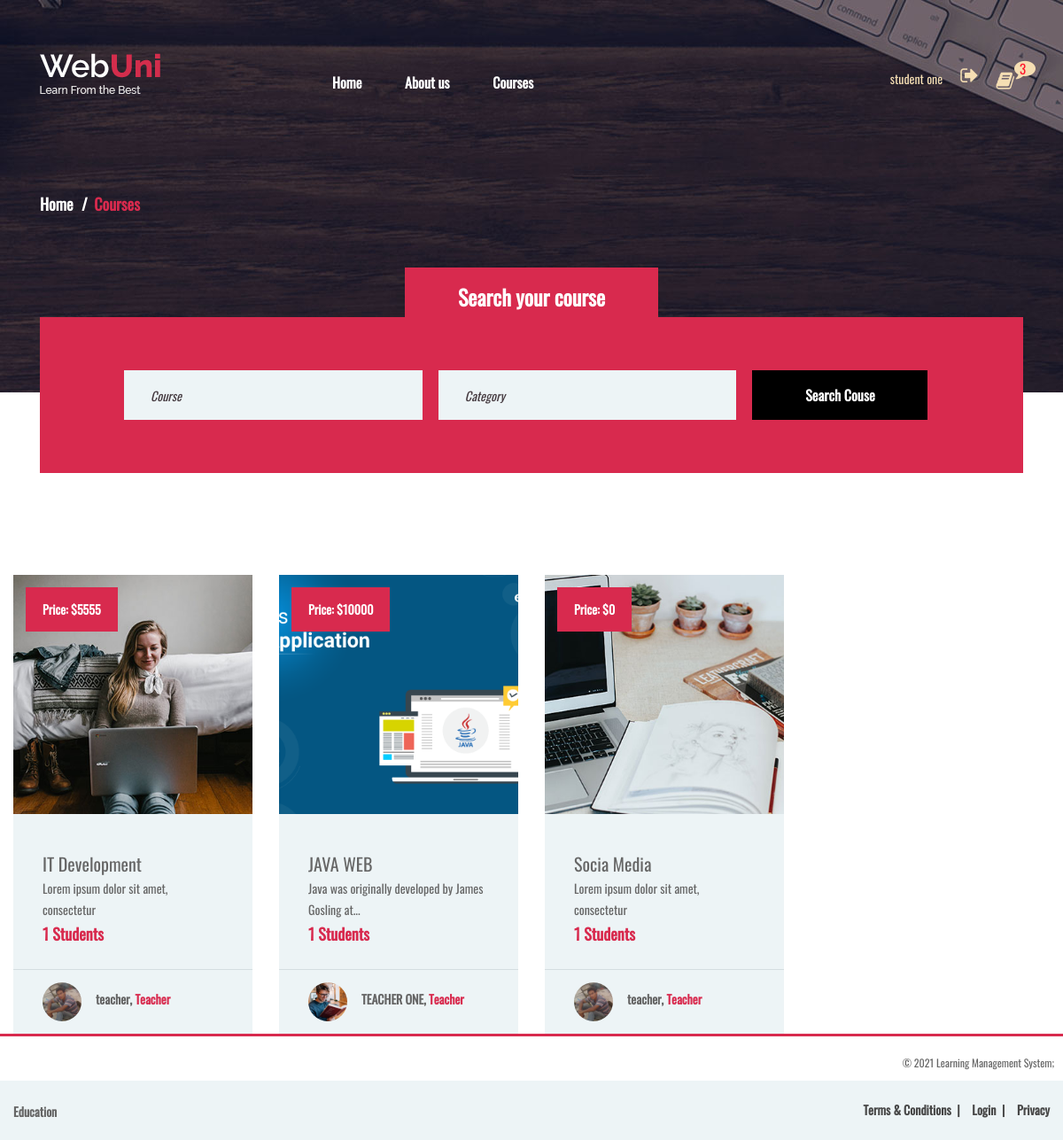
Screenshot of /enrollcart.php (signed in) with the database file from the repository.
### tables this page shows
CREATE TABLE `enrole_student_list` (
  `enrole_id` int(11) NOT NULL,
  `student_id` int(11) NOT NULL,
  `course_id` int(11) NOT NULL,
  `price` varchar(255) NOT NULL,
  `pay_status` tinyint(4) NOT NULL,
  `teacher_pay` decimal(30,2) NOT NULL,
  `t_pay` tinyint(4) NOT NULL
);

CREATE TABLE `course_table` (
  `course_id` int(11) NOT NULL,
  `course_title` varchar(266) NOT NULL,
  `course_details` text NOT NULL,
  `category_id` int(11) NOT NULL,
  `teacher_id` int(11) NOT NULL,
  `price` varchar(300) NOT NULL,
  `course_image` varchar(250) NOT NULL,
  `course_feature` tinyint(4) NOT NULL,
  `pay_status` tinyint(4) NOT NULL,
  `rat_total` int(11) NOT NULL,
  `rat_hit` int(11) NOT NULL
);

CREATE TABLE `teacher_table` (
  `teacher_id` int(11) NOT NULL,
  `teacher_name` varchar(300) NOT NULL,
  `teacher_email` varchar(300) NOT NULL,
  `teacher_phone` varchar(300) NOT NULL,
  `teacher_image` varchar(266) NOT NULL,
  `teacher_password` varchar(266) NOT NULL,
  `created_at` timestamp NOT NULL DEFAULT current_timestamp(),
  `account_no` int(11) NOT NULL
);

### include/dbcon.php (called while the page is built, shortened)
<?php
class DatabaseConnection{
	public $db;
	public function connectDataBase(){
		$this->db = new mysqli('localhost', 'root', '', 'online_edu');
	}
		public function queryfunk($query){
		$insert = $this->db->query($query) or die($this->db->error.__LINE__);
		if($insert){
			return $insert;
		} else {
			return false;
		}
	}
	public function queryfunk_help($query){
		$result = $this->db->query($query) or die($this->db->error.__LINE__);
		if($result->num_rows > 0){
			return $result;
		} else {
			return false;
		}
	}
}
 ?>

### enrollcart.php (the view)
<?php include 'include/header.php'; ?>
	<div class="page-info-section set-bg" data-setbg="img/page-bg/1.jpg">
		<div class="container">
			<div class="site-breadcrumb">
				<a href="#">Home</a>
				<span>Courses</span>
			</div>
		</div>
	</div>
	<section class="search-section ss-other-page">
		<div class="container">
			<div class="search-warp">
				<div class="section-title text-white">
					<h2><span>Search your course</span></h2>
				</div>
				<div class="row">
					<div class="col-lg-10 offset-lg-1">
						<form class="course-search-form">
							<input type="text" placeholder="Course">
							<input type="text" class="last-m" placeholder="Category">
							<button class="site-btn btn-dark">Search Couse</button>
						</form>
					</div>
				</div>
			</div>
		</div>
	</section>
	<section class="course-section spad pb-0">
		<div class="course-warp">
			<div class="row course-items-area">
					<?php
						$viewcourse = $viewcls->allcoursesenroll($student_id);
						foreach ($viewcourse as $value) {
					?>
				<div class="mix col-lg-3 col-md-4 col-sm-6 finance">
					<div class="course-item">
						<?php if ($value['pay_status']==1) { ?>
							<a href="courseplaylist.php?playlistid=<?php echo $value['course_id'] ?>">
						<?php } ?>
						<div class="course-thumb set-bg" data-setbg="<?php echo $value['course_image']; ?>">
							<div class="price">Price: $<?php echo $value['price']; ?></div>
						</div>
						<div class="course-info">
							<div class="course-text">
		 						<h5><?php echo $value['course_title']; ?></h5>
								<p><?php echo $viewcls->shorter($value['course_details'],50); ?></p>
								<div class="students"><?php
								echo $viewcourse = $viewcls->enrolestudentcount($value['course_id']);
								 ?> Students</div>
							</div>
							<div class="course-author">
								<?php $teacher = $value['teacher_id'];
								 echo $teacher = $viewcls->teacherview($teacher);
								 ?>, <span>Teacher</span></p>
							</div>
						</div>
				</a>
					</div>
				</div>
			<?php }   ?>
			</div>
		</div>
	</section>
	<?php include 'include/footer.php'; ?>

### include/ViewClass.php (shortened to what this page needs)
<?php
include_once 'dbcon.php';
class ViewClass extends DatabaseConnection
{
public function shorter($text, $chars_limit)
{
    if (strlen($text) > $chars_limit)
    {
        $new_text = substr($text, 0, $chars_limit);
        $new_text = trim($new_text);
        return $new_text . "...";
    }
    else
    {
    return $text;
    }
}
		public function teacherview($teacher_id){
		$sqlquery = "SELECT * FROM teacher_table WHERE teacher_id='$teacher_id'";
		$result = $this->queryfunk_help($sqlquery);
		$value = mysqli_fetch_array($result);
		$res = "<div class='ca-pic set-bg' data-setbg='".$value['teacher_image']."'></div><p>".$value['teacher_name']."";
		return $res;
		}
		public function enrolestudentcount($id){
					$sqlquery = "SELECT * FROM enrole_student_list WHERE course_id = '$id'";
				$result = $this->queryfunk_help($sqlquery);
				if ($result==NULL) {
					return 0;
				}else{
				$result = mysqli_num_rows($result);
				return $result;
				}
				}
		public function allcoursesenroll($id){
					$sqlquery = "SELECT * FROM course_table LEFT JOIN enrole_student_list ON course_table.course_id = enrole_student_list.course_id WHERE student_id = $id ";
					$result = $this->queryfunk($sqlquery);
					return $result;
				}
}
 ?>

### css/style.css (style rules this page uses)
html, body { height: 100%; font-family: 'Raleway', sans-serif; -webkit-font-smoothing: antialiased; font-smoothing: antialiased; }
h1, h2, h3, h4, h5, h6 { margin: 0; font-weight: 600; color: #474747; }
h2 { font-size: 36px; }
h5 { font-size: 20px; }
p { font-size: 14.1px; color: #878787; line-height: 2.2; font-weight: 500; }
::placeholder { font-style: italic; }
.section-title { text-align: center; padding: 0 110px; margin-bottom: 110px; }
.section-title h2 { font-size: 48px; font-weight: 600; margin-bottom: 25px; }
.set-bg { background-repeat: no-repeat; background-size: cover; background-position: top center; }
.spad { padding-top: 115px; padding-bottom: 115px; }
.text-white h1, .text-white h2, .text-white h3, .text-white h4, .text-white h5, .text-white h6, .text-white p, .text-white span, .text-white li, .text-white a { color: #fff; }
.site-btn { display: inline-block; min-width: 196px; text-align: center; border: none; padding: 15px 10px; font-weight: 600; font-size: 16px; position: relative; color: #fff; cursor: pointer; background: #d82a4e; }
.site-btn.btn-dark { background: #000; }
.search-warp { background: #d82a4e; padding-top: 60px; padding-bottom: 50px; }
.search-warp .section-title { margin-bottom: 30px; }
.course-search-form { background: #fff; padding: 44px 38px; }
.course-search-form input[type=text], .course-search-form input[type=email] { height: 56px; width: 36.6%; padding: 0 30px; margin-right: 18px; float: left; border: none; font-size: 14px; background: #edf4f6; }
.course-search-form .site-btn { min-width: 198px; padding: 16px 10px; }
.search-section.ss-other-page { margin-top: -85px; }
.search-section.ss-other-page .search-warp { position: relative; padding: 60px 0; }
.search-section.ss-other-page .section-title { margin-bottom: 0; }
.search-section.ss-other-page .section-title h2 { position: absolute; width: 100%; left: 0; bottom: 100%; font-size: 24px; margin-bottom: 0; text-align: center; }
.search-section.ss-other-page .section-title h2 span { display: inline-block; background: #d82a4e; padding: 20px 60px 10px; }
.search-section.ss-other-page .course-search-form { background-color: transparent; padding: 0; }
.course-warp { max-width: 1559px; padding: 0 15px; margin: 0 auto -30px; }
.course-item { margin-bottom: 30px; }
.course-item .course-thumb { height: 270px; }
.course-item .course-thumb .price { font-size: 14px; color: #fff; font-weight: 600; background: #d82a4e; display: inline-block; padding: 13px 19px; margin: 14px; }
.course-item .course-info { background: #edf4f6; }
.course-item .course-info .course-text { padding: 45px 33px 25px; }
.course-item .course-info .course-text h5 { margin-bottom: 5px; }
.course-item .course-info .course-text .students { font-size: 18px; font-weight: 600; color: #d82a4e; }
.course-item .course-info .course-author { border-top: 1px solid #d4dee1; padding: 14px 33px; overflow: hidden; }
.course-item .course-info .course-author .ca-pic { width: 44px; height: 44px; border-radius: 50%; float: left; }
.course-item .course-info .course-author p { padding-left: 60px; margin-bottom: 0; padding-top: 7px; font-weight: 600; }
.course-item .course-info .course-author p span { color: #d82a4e; }
.page-info-section { height: 443px; }
.site-breadcrumb { padding-top: 215px; }
.site-breadcrumb a, .site-breadcrumb span { display: inline-block; margin-right: 10px; padding-right: 10px; font-weight: 600; font-size: 18px; }
.site-breadcrumb a { color: #fff; position: relative; }
.site-breadcrumb a:after { position: absolute; content: "/"; right: -6px; top: 0; color: #fff; }
.site-breadcrumb span { color: #d82a4e; }
@media (min-width: 1200px) { .container { max-width: 1180px; } }

### login/css/main.css (style rules this page uses)
* { margin: 0px; padding: 0px; box-sizing: border-box; }
body, html { height: 100%; font-family: Oswald-Regular, sans-serif; }
a { font-family: Oswald-Regular; font-size: 14px; line-height: 1.7; color: #666666; margin: 0px; transition: all 0.4s; -webkit-transition: all 0.4s; -o-transition: all 0.4s; -moz-transition: all 0.4s; }
h1,h2,h3,h4,h5,h6 { margin: 0px; }
p { font-family: Oswald-Regular; font-size: 14px; line-height: 1.7; color: #666666; margin: 0px; }
input { outline: none; border: none; }
button { outline: none !important; border: none; background: transparent; }

### rows the page displays
enrole_student_list: shows a picture, price "5555", course.course_title "IT Development", course.course_details "Lorem ipsum dolor sit amet, consectetur", enrolestudentcount "1", teacher_table.teacher_name "teacher"
enrole_student_list: shows a picture, price "10000", course.course_title "JAVA WEB", course.course_details "Java was originally developed by James Gosling at...", enrolestudentcount "1", teacher_table.teacher_name "TEACHER ONE"
enrole_student_list: shows a picture, price "0", course.course_title "Socia Media", course.course_details "Lorem ipsum dolor sit amet, consectetur", enrolestudentcount "1", teacher_table.teacher_name "teacher"

### other values shown
$enroll "3"
$_SESSION['name'] "student one"
